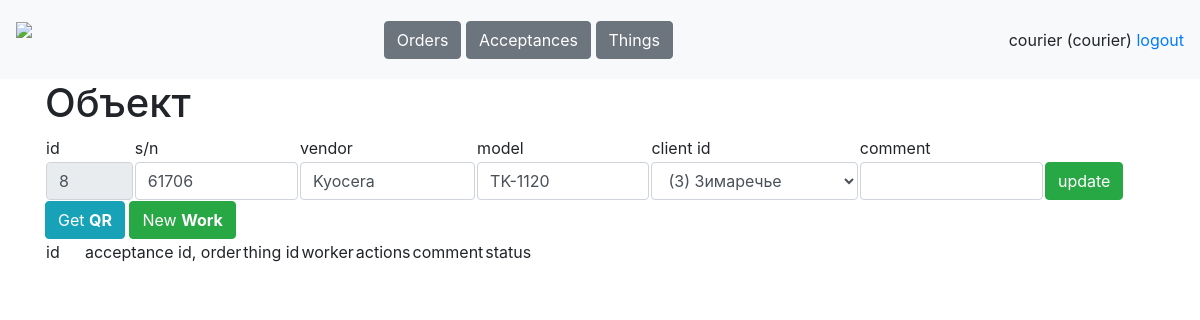
/tables/things/8 (signed in), run on an earlier commit of the app's database.
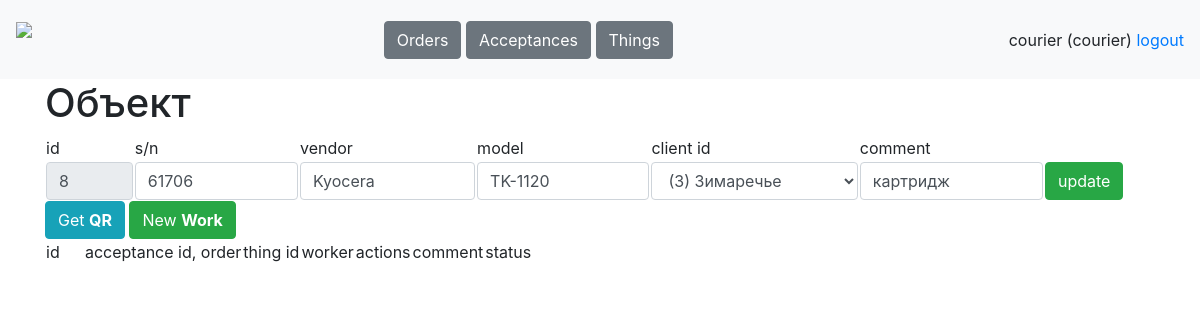
And on a later commit of the database.
### data/tables.py (models this page shows)
class Thing(db_session.SqlAlchemyBase, SerializerMixin):
    __tablename__ = 'things'
    id = Column(sqlalchemy.Integer, primary_key=True, autoincrement=True)
    sn = Column(sqlalchemy.String, nullable=True, unique=True)
    vendor = Column(sqlalchemy.String, nullable=True)
    model = Column(sqlalchemy.String, nullable=True)
    client_id = Column(sqlalchemy.Integer, sqlalchemy.ForeignKey('clients.id'))
    comment = Column(sqlalchemy.String, nullable=True)
    client = orm.relationship('Client')
    works = orm.relationship('Work', back_populates='thing')

### main.py (the view)
@app.route('/tables/things/<int:thing_id>', methods=['GET', 'POST'])
@stuff.login_and_role_required(current_user, '/tables/thing')
def thing(thing_id):
    if request.method == 'GET':
        acceptance = stuff.get_entry('acceptances', int(request.cookies.get('acceptance'))) \
            if request.cookies.get('acceptance') else None
        return render_template(f'thing.html', user=current_user,
                               acceptance=acceptance,
                               thing=stuff.get_entry('things', thing_id))
    elif request.method == 'POST':
        stuff.update_entry('things', request.form)
        return redirect(f'/tables/things')

### main.py (called while the page is built)
@login_manager.user_loader
def load_user(worker_id):
    db_sess = stuff.db_sess
    worker = db_sess.query(Worker).get(worker_id)
    return worker

### stuff.py (called while the page is built)
def is_role_acceptable(role, page):
    return True

def login_and_role_required(current_user, page):
    def wrapper(f):
        @wraps(f)
        def decorated_function(*args, **kwargs):
            if current_user.is_authenticated:
                if is_role_acceptable(current_user.role, page):
                    return f(*args, **kwargs)
                return redirect('/dashboard')
            resp = redirect('/login')
            return resp
        return decorated_function
    return wrapper

def get_table(table, sort='id', reverse=0):
    if table == 'clients':
        return db_sess.query(Client)
    elif table == 'orders':
        return db_sess.query(Order)
    elif table == 'acceptances':
        return db_sess.query(Acceptance)
    elif table == 'things':
        return db_sess.query(Thing)
    elif table == 'works':
        return db_sess.query(Work)
    elif table == 'workers':
        return db_sess.query(Worker)

### templates/thing.html (shortened to what this page needs)
{% extends "base.html"%}
{% block content %}
<h1>Объект</h1>
<form method="post">
<table>
    <tr>
        <td width="8%">id</td>
        <td>s/n</td>
        <td>vendor</td>
        <td>model</td>
        <td>client id</td>
        <td>comment</td>
        <td width="10%"></td>
    </tr>
    <tr>
        <td width="8%"><input class="form-control" value="{{thing.id}}" name="id" readonly></td>
        <td><input class="form-control" value="{{thing.sn}}" name="sn"></td>
        <td><input class="form-control" value="{{thing.vendor}}" name="vendor"></td>
        <td><input class="form-control" value="{{thing.model}}" name="model"></td>
        <td><select class="form-control" name="client">
            {% for client in get_table('clients', sort=sort, reverse=reverse) %}
            {% if client.id == thing.client_id %}
            <option value="{{client.id}}" selected>({{client.id}}) {{client.name}}</option>
            {% else %}
            <option value="{{client.id}}">({{client.id}}) {{client.name}}</option>
            {% endif %}
            {% endfor %}
        </select></td>
        <td><input class="form-control" value="{{thing.comment}}" name="comment"></td>
        <td width="10%"><button type="submit" class="btn btn-success">update</button></td>
    </tr>
</table>
</form>
<a class="btn btn-info" href="/tables/things/{{thing.id}}/qr" role="button">Get <b>QR</b></a>
<a class="btn btn-success" href="/tables/works/new/{{thing.id}}" role="button">New <b>Work</b></a><br>
<table>
    <tr>
        <td width="8%">id</td>
        <td>acceptance id, order</td>
        <td>thing id</td>
        <td>worker</td>
        <td>actions</td>
        <td>comment</td>
        <td colspan="2">status</td>
    </tr>
</table>
{% endblock %}

What changed in the data, as far as the page shows it:
changed Thing "Kyocera": comment (not shown) → "картридж"
